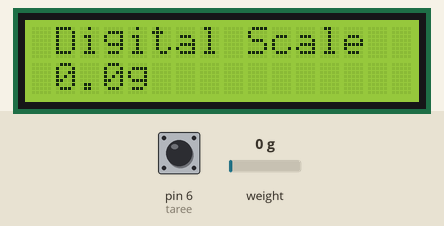
This sketch was run on a simulated Arduino Uno, built with avr-gcc and run on an emulated ATmega328P. On the bench: 16×2 character LCD. Inputs (shaded band) come from the test bench; at power-on: pin 6 (taree) HIGH, weight on the scale 0 g.

Above: at 5.6 s.
5.7 s: pin 6 (taree) pulled LOW for 0.15 s
At 6.3 s:
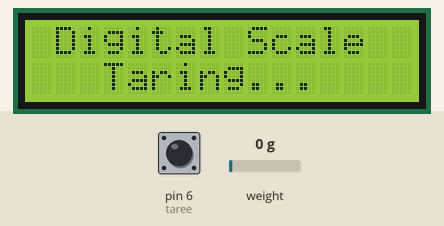
8.6 s: weight on the scale set to 100 g
At 9.1 s:
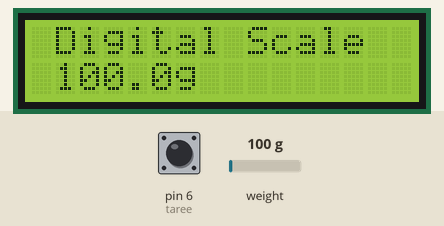
10.1 s: weight on the scale set to 1250 g
At 11.1 s:
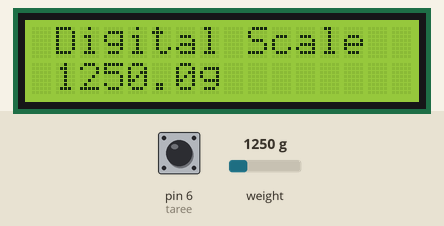
11.6 s: weight on the scale set to 2500 g
At 12.6 s:
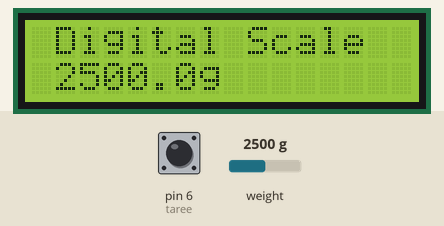
13.1 s: pin 6 (taree) pulled LOW for 3.2 s
At 14.0 s:
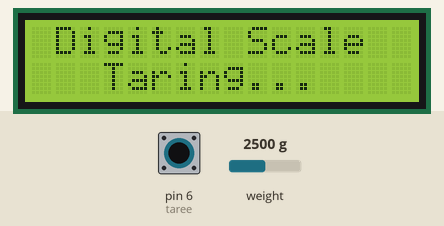
Timing chart, 0 to 16.1 s (numbered marks = the images above; inputs shaded):
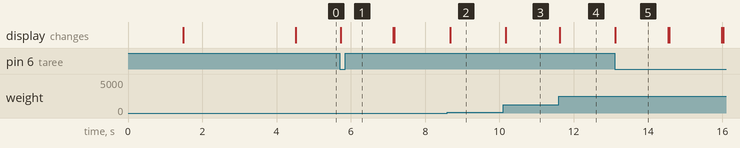

Measured:
- after the input at 5.7 s, the display: changes at once (image 1)
- after the input at 8.6 s, the display: changes after 0.08 s (image 2)
- after the input at 10.1 s, the display: changes after 0.07 s (image 3)
- after the input at 11.6 s, the display: changes at once (image 4)
- after the input at 13.1 s, the display: changes at once (image 5)
- what the display in image 5 shows lasts 1.4 s, from 13.1 s to 14.5 s

The sketch:

ww.ino
```cpp
//Viral Science www.viralsciencecreativity.com www.youtube.com/c/viralscience
//Arduino Digital Weight Scale HX711 Load Cell Module
#include <HX711_ADC.h> // https://github.com/olkal/HX711_ADC
#include <Wire.h>
#include <LiquidCrystal_I2C.h> // LiquidCrystal_I2C library
HX711_ADC LoadCell(4, 5); // dt pin, sck pin
LiquidCrystal_I2C lcd(0x27, 16, 2); // LCD HEX address 0x27
int taree = 6;
int a = 0;
float b = 0;

void setup() {
  pinMode (taree, INPUT_PULLUP);
  LoadCell.begin(); // start connection to HX711
  LoadCell.start(1000); // load cells gets 1000ms of time to stabilize

  /////////////////////////////////////
  LoadCell.setCalFactor(255); // Calibarate your LOAD CELL with 100g weight, and change the value according to readings
  /////////////////////////////////////

  lcd.init(); // begins connection to the LCD module
  lcd.backlight(); // turns on the backlight
  lcd.setCursor(1, 0); // set cursor to first row
  lcd.print("Digital Scale "); // print out to LCD
  lcd.setCursor(0, 1); // set cursor to first row
  lcd.print(" 5KG MAX LOAD "); // print out to LCD
delay(3000);
lcd.clear();
}
void loop() {
  lcd.setCursor(1, 0); // set cursor to first row
  lcd.print("Digital Scale "); // print out to LCD
  LoadCell.update(); // retrieves data from the load cell
  float i = LoadCell.getData(); // get output value


  lcd.setCursor(1, 1); // set cursor to secon row
  lcd.print(i, 1); // print out the retrieved value to the second row
  lcd.print("g ");

  if (i>=5000)
  {
    i=0;
  lcd.setCursor(0, 0); // set cursor to secon row
  lcd.print("  Over Loaded   ");
  delay(200);
  }
  if (digitalRead (taree) == LOW)
  {
    lcd.setCursor(0, 1); // set cursor to secon row
    lcd.print("   Taring...    ");
    LoadCell.start(1000);
    lcd.setCursor(0, 1);
    lcd.print("                ");
  }
}
```
